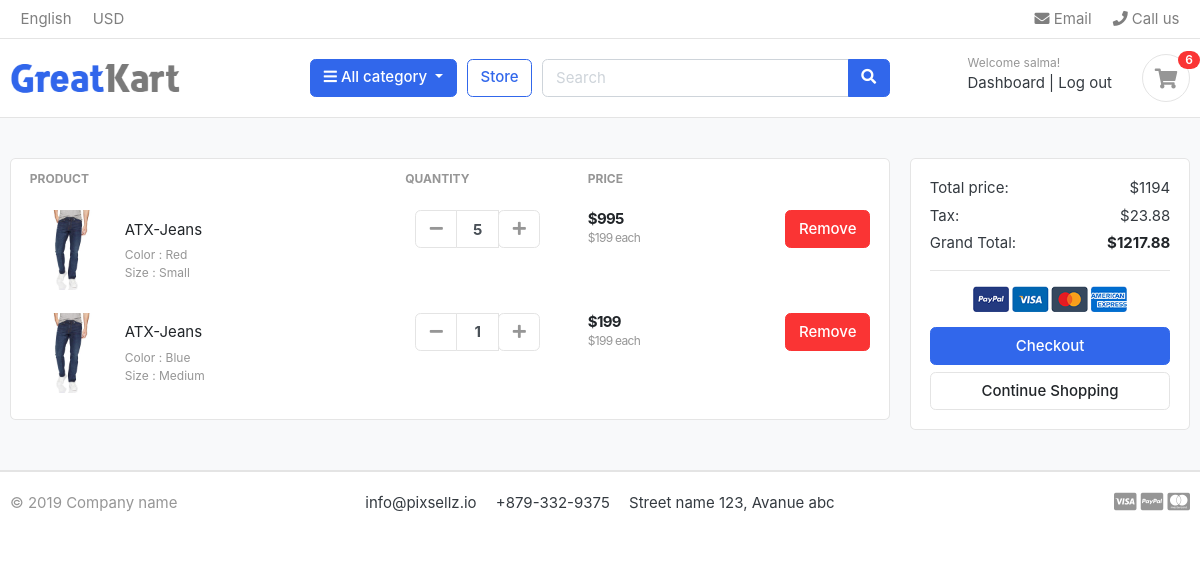
The app's page /cart/ (signed in), older data.
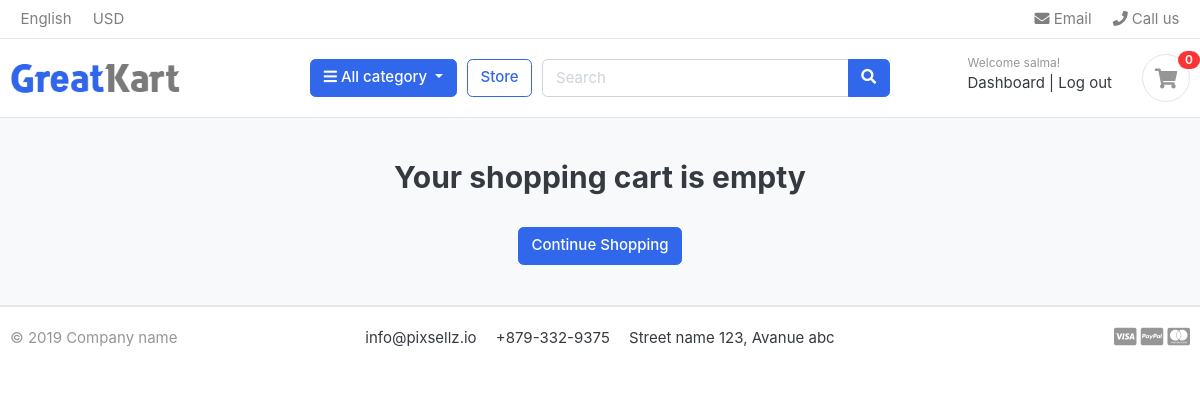
The same page, newer data.
### cart/models.py (models this page shows, shortened)
class Cart_Item(models.Model):
    user=models.ForeignKey(Account,on_delete=models.CASCADE,null=True)
    product=models.ForeignKey(Product,on_delete=models.CASCADE)
    variations=models.ManyToManyField(Variation,blank=True)
    cart=models.ForeignKey(Cart,on_delete=models.CASCADE,null=True)
    quantity=models.IntegerField()
    is_active=models.BooleanField(default=True)
    def sub_total(self):
        return self.product.price * self.quantity

### store/models.py (models this page shows, shortened)
class Product(models.Model):
    product_name=models.CharField(max_length=200,unique=True)
    slug= models.SlugField(max_length=200,unique=True)
    description=models.TextField(max_length=500,blank=True)
    price=models.IntegerField()
    images=models.ImageField(upload_to='photos/products')
    stock=models.IntegerField()
    is_available=models.BooleanField(default=True)
    category=models.ForeignKey(Category,on_delete=models.CASCADE)
    created_at=models.DateTimeField(auto_now_add=True)
    updated_at=models.DateTimeField(auto_now=True)
    def get_url(self):
        return reverse('product_detail',args=[self.category.slug,self.slug])

class Variation(models.Model):
    variation_category_choice=[
    ('color','color'),
    ('size','size'),
    ]
    product=models.ForeignKey(Product,on_delete=models.CASCADE)
    variation_category=models.CharField(max_length=100,choices=variation_category_choice)
    variation_values=models.CharField(max_length=100)
    is_active=models.BooleanField(default=True)
    created_at=models.DateTimeField(auto_now_add=True)
    updated_at=models.DateTimeField(auto_now=True)
    objects=VariationManager()

### cart/views.py (the view)
# urls.py: path('',views.cart,name='cart'),
def cart(request,total=0,quantity=0,cart_items=None):
    grant_total=0
    tax=0
    try:
        current_user=request.user
        if current_user.is_authenticated:
            cart_items=Cart_Item.objects.filter(user=current_user,is_active=True)
        else:
            cart=Cart.objects.get(cart_id=_cart_id(request))
            cart_items=Cart_Item.objects.filter(cart=cart,is_active=True)
        for item in cart_items:
            total+=(item.product.price * item.quantity)
            quantity+=item.quantity
        tax=(2*total)/100
        grant_total=total+tax
    except ObjectDoesNotExist:
        print('here')
        pass # just ignore
    context={
        'total':total,
        'quantity':quantity,
        'cart_items':cart_items,
        'tax':tax,
        'grant_total':grant_total,
    }
    return render(request,'store/cart.html',context)

### cart/context_processors.py (called while the page is built)
def counter(request):
    cart_count=0
    if 'admin' in request.path:
        return {}
    else:
        try:
            cart=Cart.objects.filter(cart_id=_cart_id(request))
            if request.user.is_authenticated:
                cart_items=Cart_Item.objects.filter(user=request.user)
            else:
                cart_items=Cart_Item.objects.all().filter(cart=cart[:1])
            for cart_item in cart_items:
                cart_count+=cart_item.quantity
        except Cart.DoesNotExist:
            cart_count=0
        return dict(cart_count=cart_count)

### cart/views.py (called while the page is built)
def _cart_id(request):
    cart=request.session.session_key
    if not cart:
        cart=request.session.create()
    return cart

### category/context_processors.py (called while the page is built)
def menu_links(request):
    links=Category.objects.all()
    return dict(links=links)

### category/models.py (called while the page is built)
    def get_url(self):
        return reverse('products_by_category',args=[self.slug])

### templates/store/cart.html (shortened to what the changed rows need)
{% extends 'base.html' %}
{% load static %}
{% block content %}
<section class="section-content padding-y bg">
    <div class="container">
    {% if not cart_items %}
        <h2 class="text-center">Your shopping cart is empty</h2>
        <br>
        <div class="text-center">
            <a href="{% url 'store' %}" class="btn btn-primary">Continue Shopping</a>
        </div>
    {% else %}
    <div class="row">
        <aside class="col-lg-9">
    <div class="card">
    <table class="table table-borderless table-shopping-cart">
    <thead class="text-muted">
    <tr class="small text-uppercase">
      <th scope="col">Product</th>
      <th scope="col" width="120">Quantity</th>
      <th scope="col" width="120">Price</th>
      <th scope="col" class="text-right" width="200"> </th>
    </tr>
    </thead>
    <tbody>
        {% for cart_item in cart_items  %}
        <tr>
            <td>
                <figure class="itemside align-items-center">
                    <div class="aside"><img src="{{cart_item.product.images.url}}" class="img-sm"></div>
                    <figcaption class="info">
                        <a href="{{cart_item.product.get_url}}" class="title text-dark">{{cart_item.product.product_name}}</a>
                        <p class="small text-muted">
                            {% if cart_item.variations.all %}
                                {% for item in cart_item.variations.all %}
                                    {{item.variation_category | capfirst}} : {{item.variation_values|capfirst}}<br>
                                {% endfor %}
                            {% endif %}
                        </p>
                    </figcaption>
                </figure>
            </td>
            <td>
                            <div class="col">
                                <div class="input-group input-spinner">
                                    <div class="input-group-prepend">
                                        <a href="{% url 'remove_cart' cart_item.product.pk cart_item.pk %}"
                                        class="btn btn-light"
                                        id="button-minus">
                                        <i class="fa fa-minus"></i>
                                    </a>
                                    </div>
                                    <input type="text" class="form-control"  value="{{cart_item.quantity}}">
                                    <div class="input-group-append">
                                        <form action="{% url 'add_to_cart' cart_item.product.pk %}" method="POST">
                                            <button type="submit" class="btn btn-light" id="button-minus">
                                            <i class="fa fa-plus"></i>
                                            </button>
                                        </form>
                                    </div>
                                </div>
                            </div>
            </td>
            <td>
                <div class="price-wrap">
                    <var class="price">${{cart_item.sub_total}}</var>
                    <small class="text-muted"> ${{cart_item.product.price}} each</small>
                </div>
            </td>
            <td class="text-right">
                <a href="{% url 'remove_cart_item' cart_item.product.pk cart_item.id %}"  onclick="return confirm('Are you sure you want to delete this item ?')" class="btn btn-danger"> Remove</a>
            </td>
        </tr>
        {% endfor %}
    </tbody>
    </table>
    </div>
        </aside>
        <aside class="col-lg-3">
            <div class="card">
            <div class="card-body">
                <dl class="dlist-align">
                  <dt>Total price:</dt>
                  <dd class="text-right">${{total}}</dd>
                </dl>
                <dl class="dlist-align">
                  <dt>Tax:</dt>
                  <dd class="text-right"> ${{tax}}</dd>
                </dl>
                <dl class="dlist-align">
                  <dt>Grand Total:</dt>
                  <dd class="text-right text-dark b"><strong>${{grant_total}}</strong></dd>
                </dl>
                <hr>
                <p class="text-center mb-3">
                    <img src="{% static './images/misc/payments.png' %}" height="26">
                </p>
                <a href="{% url 'checkout' %}" class="btn btn-primary btn-block"> Checkout </a>
                <a href="{% url 'store' %}" class="btn btn-light btn-block">Continue Shopping</a>
            </div>
            </div>
    </aside>
    </div>
    {% endif %}
    </div>
    </section>
{% endblock content %}

### templates/includes/navbar.html (shortened to what this page needs)
{% load static%}
<header class="section-header">
    <nav class="navbar p-md-0 navbar-expand-sm navbar-light border-bottom">
    <div class="container">
      <div class="collapse navbar-collapse" id="navbarTop4">
        <ul class="navbar-nav mr-auto">
            <li class="nav-item dropdown">
                 <a href="#" class="nav-link">   English </a>
            </li>
            <li class="nav-item dropdown">
                <a href="#" class="nav-link"> USD </a>
            </li>
        </ul>
        <ul class="navbar-nav">
            <li><a href="#" class="nav-link"> <i class="fa fa-envelope"></i> Email </a></li>
            <li><a href="#" class="nav-link"> <i class="fa fa-phone"></i> Call us </a></li>
        </ul>
      </div>
    </div>
    </nav>
    <section class="header-main border-bottom">
        <div class="container">
    <div class="row align-items-center">
        <div class="col-lg-3 col-md-3 col-6">
            <a href="{% url 'home' %}" class="brand-wrap">
                <img class="logo" src="{% static './images/logo.png'%}">
            </a>
        </div>
        <div class="col-lg col-sm col-md col-6 flex-grow-0">
            <div class="category-wrap dropdown d-inline-block float-right">
                <button type="button" class="btn btn-primary dropdown-toggle" data-toggle="dropdown">
                    <i class="fa fa-bars"></i> All category
                </button>
            </div>
        </div>
        <a href="{% url 'store' %}" class="btn btn-outline-primary">Store</a>
        <div class="col-lg  col-md-6 col-sm-12 col">
            <form action="{% url 'search' %}" class="search"  method='GET'>
                <div class="input-group w-100">
                    <input type="text" class="form-control" style="width:60%;" placeholder="Search" name="keyword">
                    <div class="input-group-append">
                      <button class="btn btn-primary" type="submit">
                        <i class="fa fa-search"></i>
                      </button>
                    </div>
                </div>
            </form>
        </div>
        <div class="col-lg-3 col-sm-6 col-8 order-2 order-lg-3">
                    <div class="d-flex justify-content-end mb-3 mb-lg-0">
                        {% if  user.is_authenticated  %}
                            <div class="widget-header">
                                <small class="title text-muted">Welcome {{user.first_name}}!</small>
                                <div>
                                    <a href="{% url 'dashboard' %}">Dashboard</a> <span class="dark-transp"> | </span>
                                    <a href="{% url 'logout' %}">Log out</a>
                                </div>
                            </div>
                        {% endif %}
                        <a href="{% url 'cart' %}" class="widget-header pl-3 ml-3">
                            <div class="icon icon-sm rounded-circle border"><i class="fa fa-shopping-cart"></i></div>
                            <span class="badge badge-pill badge-danger notify">{{cart_count}}</span>
                        </a>
                    </div>
                </div>
    </div>
        </div>
    </section>
    </header>

Row changes from the older to the newer data that the page shows:
removed Cart_Item: product.images (picture), product.product_name "ATX-Jeans", quantity "5", sub_total "995", product.price "199"
no longer on this page (row unchanged): Variation: variation_category "Color", variation_values "Red", shown under "ATX-Jeans"
no longer on this page (row unchanged): Variation: variation_category "Size", variation_values "Small", shown under "ATX-Jeans"
removed Cart_Item: product.images (picture), product.product_name "ATX-Jeans", quantity "1", sub_total "199", product.price "199"
no longer on this page (row unchanged): Variation: variation_category "Color", variation_values "Blue", shown under "ATX-Jeans"
no longer on this page (row unchanged): Variation: variation_category "Size", variation_values "Medium", shown under "ATX-Jeans"
Text that changed along with them:
{{ cart_count }}: "6" → "0"
{{ total }}: "1194" → (not shown)
{{ tax }}: "23.88" → (not shown)
{{ grant_total }}: "1217.88" → (not shown)
text no longer shown: "PRODUCT QUANTITY PRICE Total price: $ Tax: $ Grand Total: $ Checkout"
text now shown: "Your shopping cart is empty"
